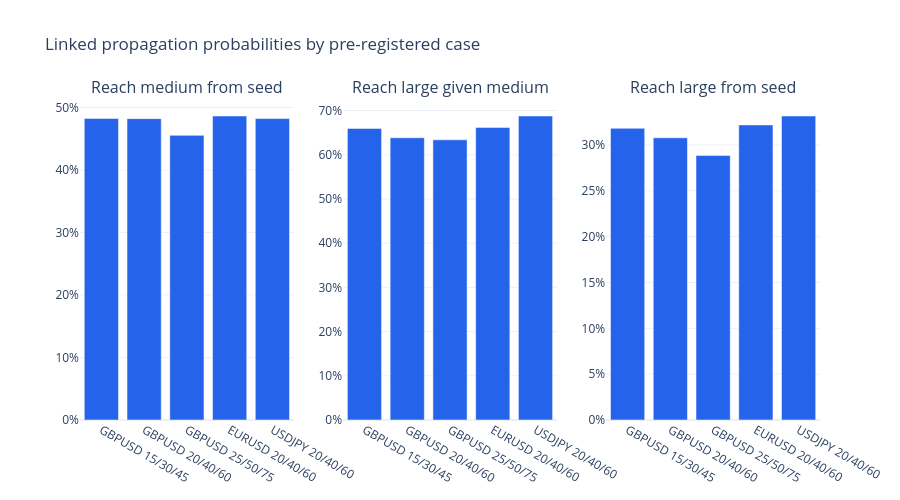

This figure's notebook cell:
### Code cell
probability_figure = make_subplots(
    rows=1,
    cols=3,
    subplot_titles=[
        "Reach medium from seed",
        "Reach large given medium",
        "Reach large from seed",
    ],
)
probability_columns = [
    "p_reach_medium",
    "p_reach_large_given_medium",
    "p_reach_large_from_seed",
]
for column_number, column in enumerate(probability_columns, start=1):
    probability_figure.add_trace(go.Bar(
        x=lineage_summary.index,
        y=lineage_summary[column],
        name=column,
        showlegend=False,
        marker={"color": "#2563eb"},
        hovertemplate="case=%{x}<br>probability=%{y:.2%}<extra></extra>",
    ), row=1, col=column_number)
    probability_figure.update_yaxes(tickformat=".0%", row=1, col=column_number)
probability_figure.update_layout(
    title="Linked propagation probabilities by pre-registered case",
    template="plotly_white",
    height=500,
)
probability_figure.show()

### Figure 1 — Plotly figure (JSON) as saved in the notebook; plotly's stock layout.template omitted (floating-point values rounded to 4 significant figures)
{"data": [{"hovertemplate": "case=%{x}<br>probability=%{y:.2%}<extra></extra>", "marker": {"color": "#2563eb"}, "name": "p_reach_medium", "showlegend": false, "type": "bar", "x": ["GBPUSD 15/30/45", "GBPUSD 20/40/60", "GBPUSD 25/50/75", "EURUSD 20/40/60", "USDJPY 20/40/60"], "xaxis": "x", "y": [0.4823, 0.482, 0.4553, 0.4862, 0.4821], "yaxis": "y"}, {"hovertemplate": "case=%{x}<br>probability=%{y:.2%}<extra></extra>", "marker": {"color": "#2563eb"}, "name": "p_reach_large_given_medium", "showlegend": false, "type": "bar", "x": ["GBPUSD 15/30/45", "GBPUSD 20/40/60", "GBPUSD 25/50/75", "EURUSD 20/40/60", "USDJPY 20/40/60"], "xaxis": "x2", "y": [0.6596, 0.6386, 0.6339, 0.6619, 0.6878], "yaxis": "y2"}, {"hovertemplate": "case=%{x}<br>probability=%{y:.2%}<extra></extra>", "marker": {"color": "#2563eb"}, "name": "p_reach_large_from_seed", "showlegend": false, "type": "bar", "x": ["GBPUSD 15/30/45", "GBPUSD 20/40/60", "GBPUSD 25/50/75", "EURUSD 20/40/60", "USDJPY 20/40/60"], "xaxis": "x3", "y": [0.3181, 0.3078, 0.2886, 0.3219, 0.3316], "yaxis": "y3"}], "layout": {"annotations": [{"font": {"size": 16}, "showarrow": false, "text": "Reach medium from seed", "x": 0.1444, "xanchor": "center", "xref": "paper", "y": 1.0, "yanchor": "bottom", "yref": "paper"}, {"font": {"size": 16}, "showarrow": false, "text": "Reach large given medium", "x": 0.5, "xanchor": "center", "xref": "paper", "y": 1.0, "yanchor": "bottom", "yref": "paper"}, {"font": {"size": 16}, "showarrow": false, "text": "Reach large from seed", "x": 0.8556, "xanchor": "center", "xref": "paper", "y": 1.0, "yanchor": "bottom", "yref": "paper"}], "height": 500, "title": {"text": "Linked propagation probabilities by pre-registered case"}, "xaxis": {"anchor": "y", "domain": [0.0, 0.2889]}, "xaxis2": {"anchor": "y2", "domain": [0.3556, 0.6444]}, "xaxis3": {"anchor": "y3", "domain": [0.7111, 1.0]}, "yaxis": {"anchor": "x", "domain": [0.0, 1.0], "tickformat": ".0%"}, "yaxis2": {"anchor": "x2", "domain": [0.0, 1.0], "tickformat": ".0%"}, "yaxis3": {"anchor": "x3", "domain": [0.0, 1.0], "tickformat": ".0%"}}}
